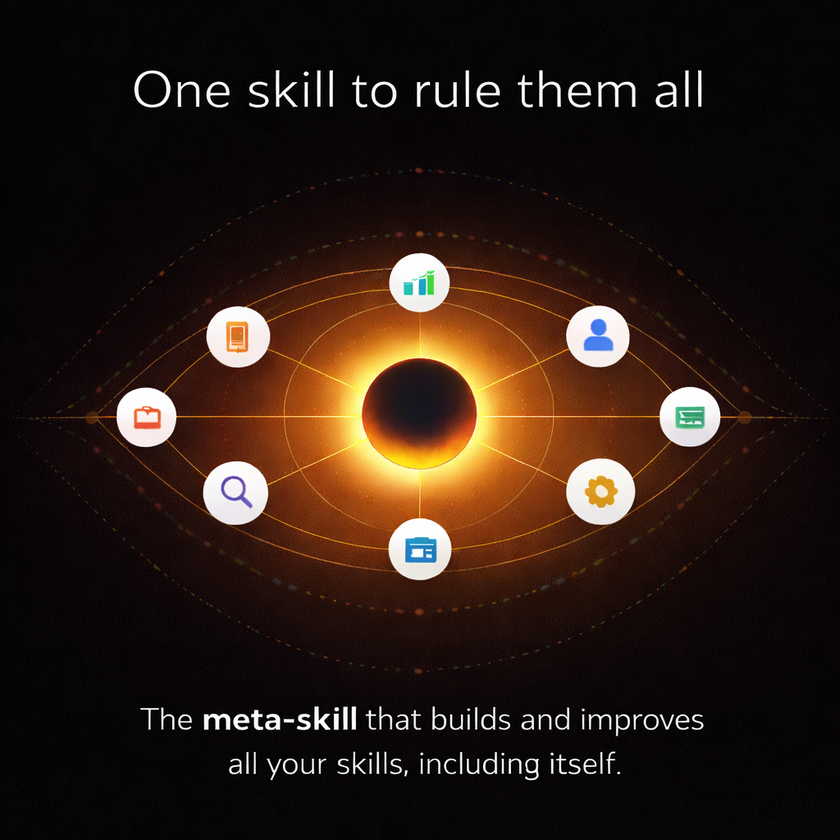
#> input picture .agents/skills/task-observer/one-skill-to-rule-them-all.png, 840 x 840 px, shrunk from 1024 x 1024 before the run
$ python palette_quantize.py ../../task-observer/one-skill-to-rule-them-all.png out.png
#> lines starting #> are read from the running program, lines starting #| are printed output that depends on the picture; after the words box and inside, x2 and y2 are one past the last pixel; in counts of white or black regions, pixels touching at a corner belong together
"""LAB-space k-means palette quantization with AA pre-filter."""
import json
import sys
from pathlib import Path

import numpy as np
from PIL import Image
from skimage.color import rgb2lab, deltaE_cie76
from sklearn.cluster import KMeans


def _prefilter_aa(rgba: np.ndarray) -> np.ndarray:
    h, w, _ = rgba.shape
#> h = 840; w = 840
    alpha = rgba[..., 3]
#> alpha: shape (840, 840); every value is 255
    rgb = rgba[..., :3]
#> rgb is the input picture: shape (840, 840, 3); mean R, G, B 42.9, 27.8, 20.3
    keep = np.zeros((h, w), dtype=bool)
    for y in range(h):
        for x in range(w):
            if alpha[y, x] == 0:
                continue
            c = rgb[y, x]
            ok = True
            for dy, dx in ((-1, 0), (1, 0), (0, -1), (0, 1)):
                ny, nx = y + dy, x + dx
                if 0 <= ny < h and 0 <= nx < w:
                    if alpha[ny, nx] == 0:
                        continue
                    if not np.array_equal(rgb[ny, nx], c):
                        ok = False
                        break
            keep[y, x] = ok
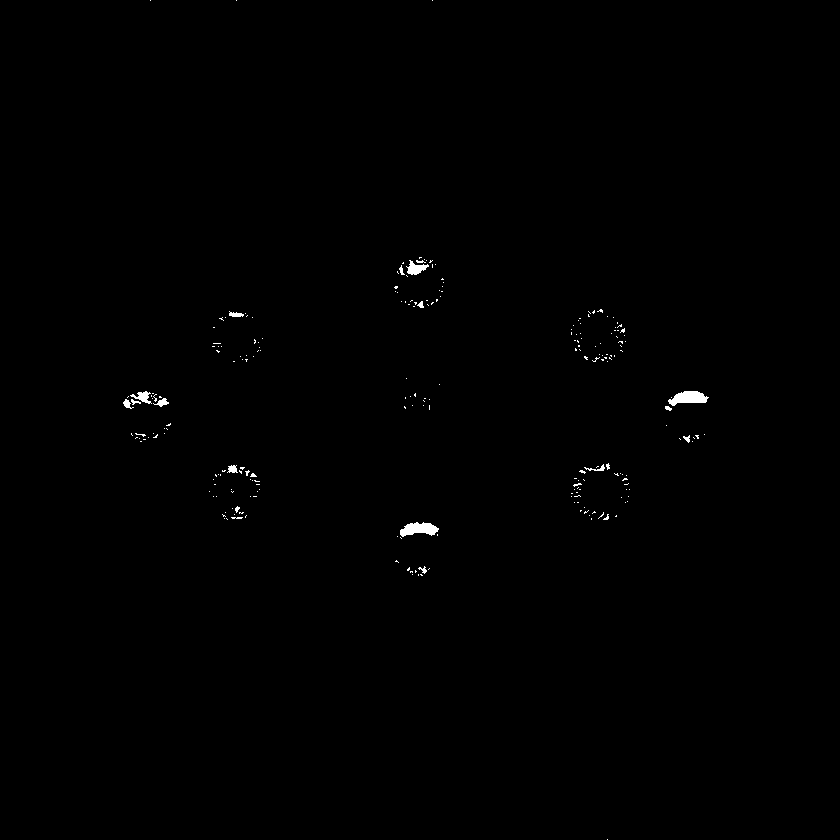
#> keep: shape (840, 840) bool; 0.33% white; 236 white regions (219 under 20 px), largest, box (x1, y1, x2, y2) and area: (668, 391, 709, 406) 384, (400, 522, 439, 537) 372, (406, 260, 429, 275) 175
    return rgb[keep]


def _rgb_to_lab(rgb: np.ndarray) -> np.ndarray:
    return rgb2lab((rgb / 255.0).reshape(1, -1, 3)).reshape(-1, 3)


def _lab_to_rgb_hex(lab: np.ndarray) -> list[str]:
    from skimage.color import lab2rgb
    rgb = lab2rgb(lab.reshape(1, -1, 3)).reshape(-1, 3)
    rgb = (np.clip(rgb, 0, 1) * 255).astype(int)
    return [f"#{r:02X}{g:02X}{b:02X}" for r, g, b in rgb]


def quantize(image_paths: list[Path], k_candidates=(4, 6, 8, 12, 16), max_de=3.0) -> dict:
    pixels = []
    for p in image_paths:
        im = np.array(Image.open(p).convert("RGBA"))
        filtered = _prefilter_aa(im)
#> filtered = 2299 rows, first 8: [6, 4, 5], [6, 4, 5], [7, 5, 5], [253, 253, 253], [253, 253, 253], [253, 253, 253], [253, 253, 253], [253, 253, 254]
        if filtered.size:
            pixels.append(filtered)
    if not pixels:
        raise ValueError("no non-AA pixels found across inputs")
    rgb = np.concatenate(pixels, axis=0)
#> rgb has the same summary as filtered
    lab = _rgb_to_lab(rgb)
#> lab = 2299 rows, first 8: [1.23, 0.662, -0.194], [1.23, 0.662, -0.194], [1.49, 0.523, 0.184], [99.31, -0.00244, 0.00463], [99.31, -0.00244, 0.00463], [99.31, -0.00244, 0.00463], [99.31, -0.00244, 0.00463], [99.33, 0.173, -0.472]
    best = None
    for k in k_candidates:
        if len(lab) < k:
            continue
        km = KMeans(n_clusters=k, n_init=10, random_state=0).fit(lab)
        recon = km.cluster_centers_[km.labels_]
        de = float(np.mean(deltaE_cie76(lab, recon)))
        if best is None or de < best["de"]:
            best = {"k": k, "de": de, "centers": km.cluster_centers_}
        if de < max_de:
            best = {"k": k, "de": de, "centers": km.cluster_centers_}
            break
#> this loop made 1 pass
#> de on pass 1: 1.14
    hex_list = _lab_to_rgb_hex(best["centers"])
#> in _lab_to_rgb_hex, `rgb = lab2rgb(lab.reshape(1, -1, 3)).reshape(-1, 3)`: rgb = [[0.994, 0.993, 0.991], [0.0852, 0.0813, 0.104], [0.947, 0.926, 0.923], [0.288, 0.498, 0.935]]
#> in _lab_to_rgb_hex, `rgb = (np.clip(rgb, 0, 1) * 255).astype(int)`: rgb = [[253, 253, 252], [21, 20, 26], [241, 236, 235], [73, 127, 238]]
#> hex_list = ['#FDFDFC', '#15141A', '#F1ECEB', '#497FEE']
    return {
        "k": best["k"],
        "hex": hex_list,
        "reconstruction_delta_e_mean": round(best["de"], 3),
        "space": "LAB",
    }


def main() -> int:
    if len(sys.argv) < 3:
        print("usage: palette_quantize.py <in.png> [<in2.png> ...] <out.json>", file=sys.stderr)
        return 2
    *inputs, out = sys.argv[1:]
    result = quantize([Path(p) for p in inputs])
#> result = {'k': 4, 'hex': ['#FDFDFC', '#15141A', '#F1ECEB', '#497FEE'], 'reconstruction_delta_e_mean': 1.14, 'space': 'LAB'}
    Path(out).write_text(json.dumps(result, indent=2))
    return 0


if __name__ == "__main__":
    sys.exit(main())
#> (the program exits here)
